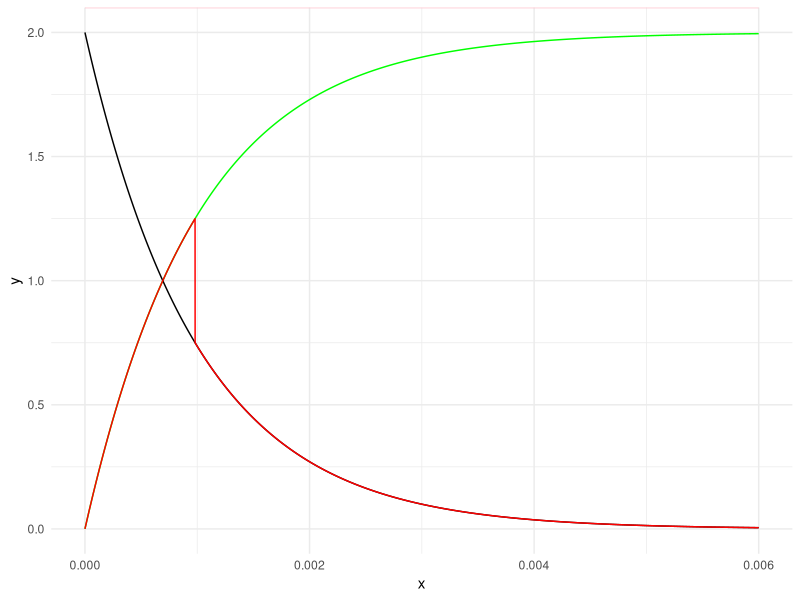

Recreate this plot in R.
library(ggplot2)

width  <- 10
height <- 0.618*width

outputName <- "graph.pdf"


RC <- 0.001

Us <- 2

trig_threshold_low  <- 1/1.6*Us
trig_threshold_high <- 3/4*Us

c_curve_charging <- function(t) {

    Us * (1 - exp(-t/RC))

}

c_curve_discharging <- function(t) {

   Us - c_curve_charging(t)
    # = Us*exp(-t/RC)

}

c_curve_test <- function(t, u_start=0) {

    t_start <- log(Us/u_start)*RC

    c_curve_discharging(t-t_start)

}

charging <- 1;
c_curve_with_trigger <- function(t) {


    compval <- c_curve_charging(t)

    retval <- ifelse(
        compval > trig_threshold_low,

        c_curve_discharging(t),

        c_curve_charging(t)

    )


    return(retval)

}

schmitt_trigger <- function(t) {


#    if(c_curve_charging(t) == ) {
#
#    }

}

p <- ggplot(data.frame(x=c(0, 6*RC)), aes(x)) +
    theme_minimal() +
    stat_function(fun=c_curve_charging, n=4000, color="green") +
    stat_function(fun=c_curve_discharging, n=4000)+
    stat_function(fun=c_curve_with_trigger, color="red", n=10000)+
    stat_function(fun=c_curve_test, color="pink", n=4000)


pdf(outputName, width, height)
p
